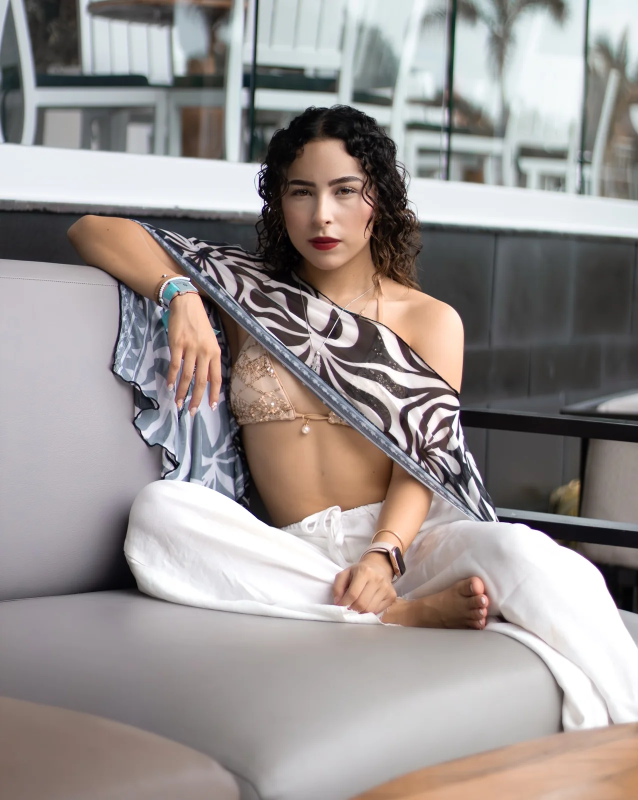
#> input picture assets/instagram/0691c1a207ac7375-1600.webp, 1276 x 1600 px, given as the content of the folder ../assets/instagram/0691c1a207ac7375-1600.webp, which was not available (shown at 1/2 size)
$ python prepare-images.py ../assets/instagram/0691c1a207ac7375-1600.webp
#> lines starting #> are read from the running program, lines starting #| are printed output that depends on the picture
"""Prepare local Instagram references without altering composition or color.

Usage: python scripts/prepare-images.py <download-folder> [<download-folder> ...]
Requires Pillow. Files must have a stable, unique stem (the browser asset ID).
Generated WebP names are used by the site's portfolio data.
"""

import argparse
import json
from pathlib import Path

from PIL import Image, ImageDraw, ImageFont, ImageOps


def main():
    parser = argparse.ArgumentParser(description=__doc__)
    parser.add_argument("sources", nargs="+", type=Path)
    parser.add_argument("--output", type=Path, default=Path("assets/instagram"))
    args = parser.parse_args()
    args.output.mkdir(parents=True, exist_ok=True)
    records = []
    seen = set()
    for folder in args.sources:
        manifest_path = folder / "manifest.json"
        if manifest_path.exists():
            manifest = json.loads(manifest_path.read_text(encoding="utf-8"))
            inputs = [Path(asset["path"]) for asset in manifest["assets"] if asset.get("kind") == "image"]
        else:
            inputs = sorted(p for p in folder.iterdir() if p.suffix.lower() in {".jpg", ".jpeg", ".webp", ".png"})
        for source in inputs:
            if source.stem in seen:
                continue
            seen.add(source.stem)
            with Image.open(source) as original:
#> original is the input picture: PIL image 1276x1600 RGB; mean R, G, B 153.9, 147.3, 145.4
                photo = ImageOps.exif_transpose(original).convert("RGB")
                record = {"id": source.stem, "originalWidth": photo.width, "originalHeight": photo.height, "variants": []}
                for max_size in (800, 1600):
                    resized = photo.copy()
                    resized.thumbnail((max_size, max_size), Image.Resampling.LANCZOS)
                    target = args.output / f"{source.stem}-{max_size}.webp"
                    resized.save(target, "WEBP", quality=84, method=6, icc_profile=original.info.get("icc_profile", b""))
                    record["variants"].append({"file": target.name, "width": resized.width, "height": resized.height, "bytes": target.stat().st_size})
#> this loop made 2 passes
#> pass 1, in main, `resized.save(target, "WEBP", quality=84, method=6, icc_profile=origina..`:
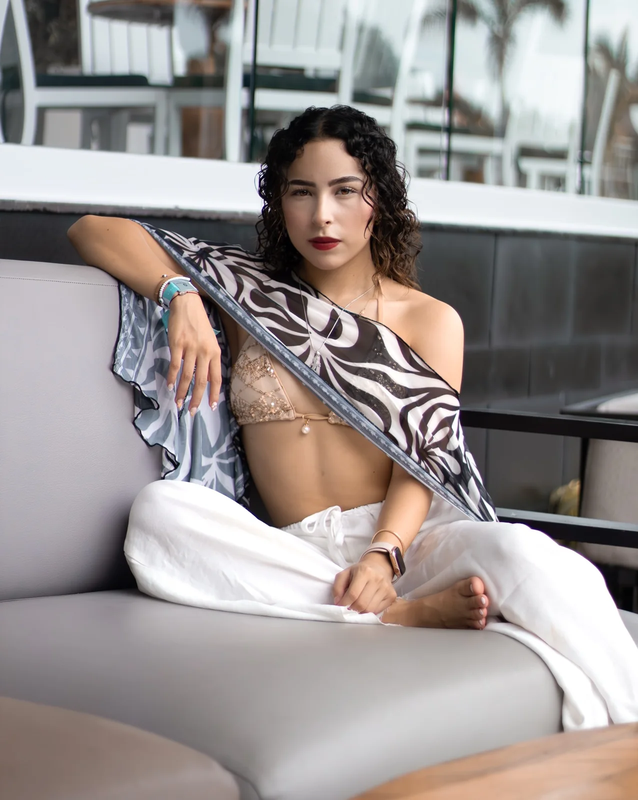
#> saved as 0691c1a207ac7375-1600-800.webp: PIL image 638x800 RGB; mean R, G, B 153.9, 147.3, 145.4
                records.append(record)
    # The sheet is an internal review artifact. Images are contained, never cropped.
    cols, cell_width, cell_height = 4, 340, 300
    rows = (len(records) + cols - 1) // cols
#> rows = 1
    sheet = Image.new("RGB", (cols * cell_width, rows * cell_height), "#f0ece5")
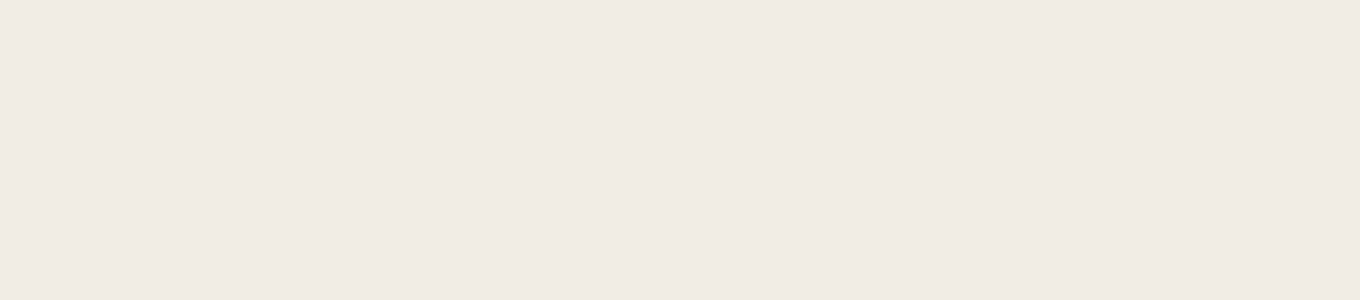
#> sheet: PIL image 1360x300 RGB; mean R, G, B 240, 236, 229
    draw = ImageDraw.Draw(sheet)
    try:
        font = ImageFont.truetype("C:/Windows/Fonts/consola.ttf", 18)
    except OSError:
        font = ImageFont.load_default()
    for i, record in enumerate(records):
        left, top = (i % cols) * cell_width, (i // cols) * cell_height
#> left = 0; top = 0
        with Image.open(args.output / record["variants"][0]["file"]) as photo:
            photo.thumbnail((cell_width - 24, cell_height - 46), Image.Resampling.LANCZOS)
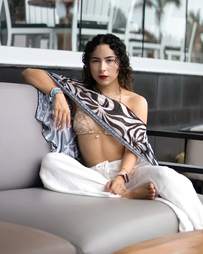
#> photo: PIL image 203x254 RGB; mean R, G, B 153.8, 147.4, 145.2
            sheet.paste(photo, (left + (cell_width - photo.width) // 2, top + 8 + (cell_height - 46 - photo.height) // 2))
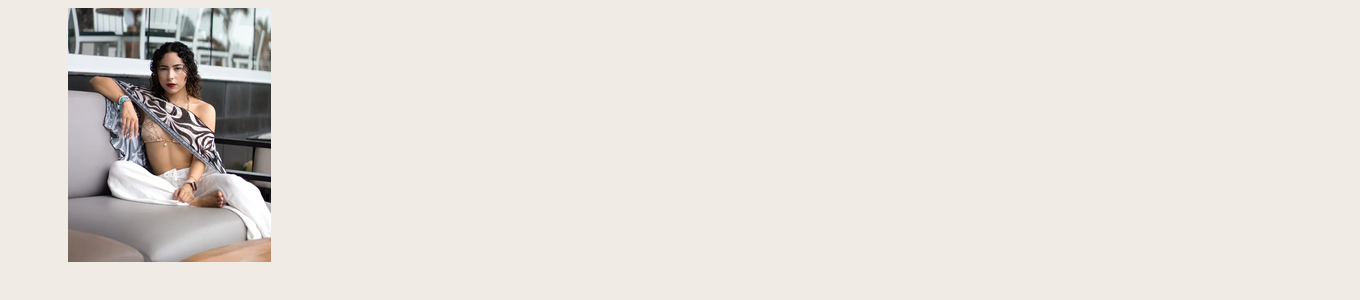
#> sheet: PIL image 1360x300 RGB; mean R, G, B 229.1, 224.8, 218.4
        draw.text((left + 12, top + cell_height - 30), f"{i + 1:02}  {record['id']}", font=font, fill="#25221d")
    sheet_path = args.output / "contact-sheet.jpg"
    sheet.save(sheet_path, quality=90)
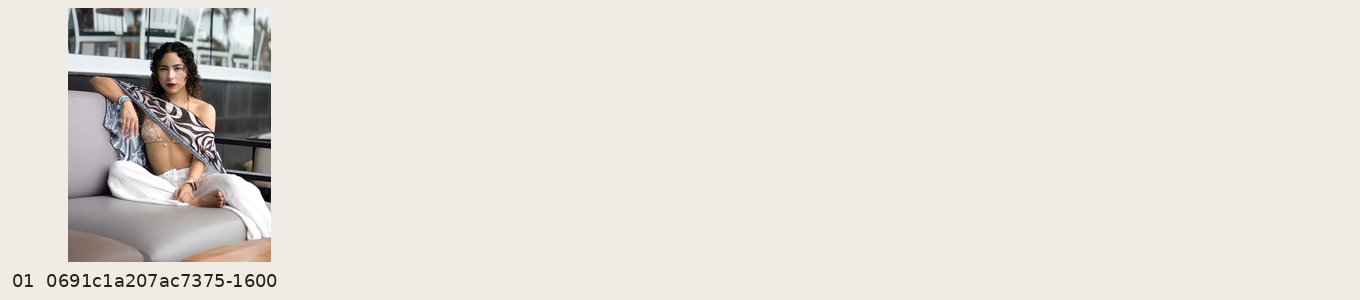
#> saved as contact-sheet.jpg: PIL image 1360x300 RGB; mean R, G, B 228.6, 224.3, 217.9
    inventory_path = args.output / "inventory.json"
    inventory_path.write_text(json.dumps(records, indent=2) + "\n", encoding="utf-8")
    print(json.dumps({"images": len(records), "webpBytes": sum(v["bytes"] for record in records for v in record["variants"]), "contactSheet": str(sheet_path.resolve()), "inventory": str(inventory_path.resolve())}, indent=2))
#| {
#|   "images": 1,
#|   "webpBytes": 147692,
#|   "contactSheet": "scripts/assets/instagram/contact-sheet.jpg",
#|   "inventory": "scripts/assets/instagram/inventory.json"
#| }


if __name__ == "__main__":
    main()

$ run again, on assets/instagram/10ba6964bfd55850-1600.webp
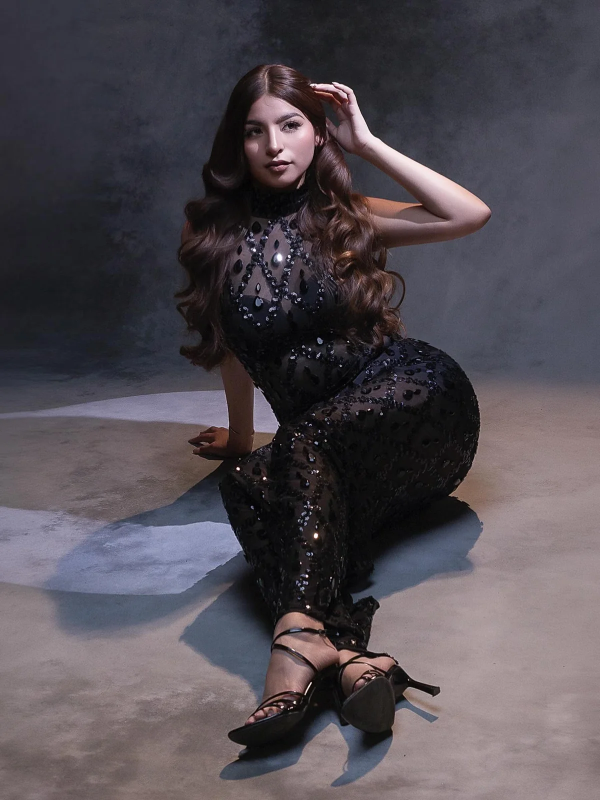
#> input picture assets/instagram/10ba6964bfd55850-1600.webp, 1200 x 1600 px, given as the content of the folder ../assets/instagram/10ba6964bfd55850-1600.webp, which was not available (shown at 1/2 size)
#> in main, original is the input picture: PIL image 1200x1600 RGB; mean R, G, B 81.8, 75.7, 81.9
#> in main, `sheet.paste(photo, (left + (cell_width - photo.width) // 2, top + 8 + ..`:
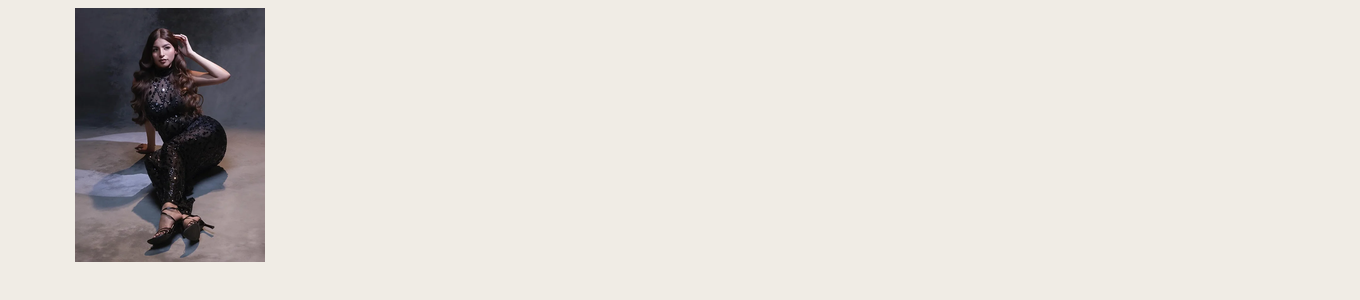
#> sheet: PIL image 1360x300 RGB; mean R, G, B 221.3, 217, 211.6
#> in main, `sheet.save(sheet_path, quality=90)`:
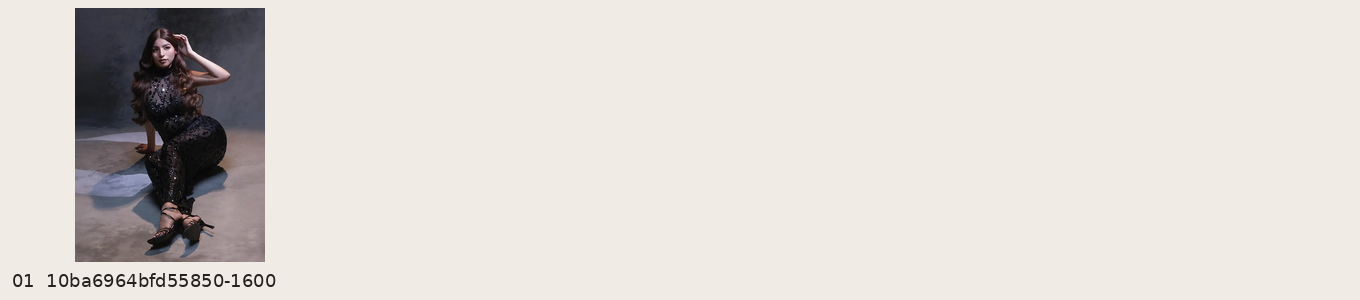
#> saved as contact-sheet.jpg: PIL image 1360x300 RGB; mean R, G, B 220.7, 216.5, 211
#| {
#|   "images": 1,
#|   "webpBytes": 184090,
#|   "contactSheet": "scripts/assets/instagram/contact-sheet.jpg",
#|   "inventory": "scripts/assets/instagram/inventory.json"
#| }

$ run again, on assets/instagram/10c82cf5bf288652-1600.webp
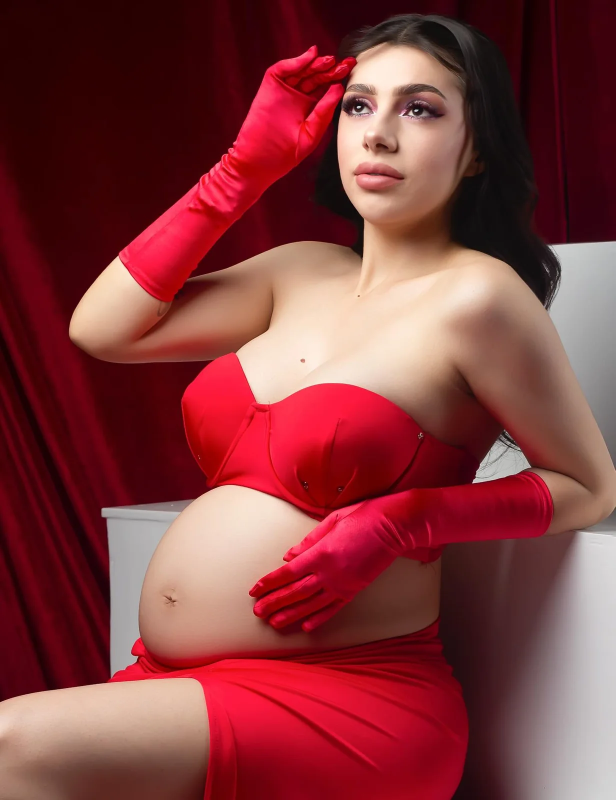
#> input picture assets/instagram/10c82cf5bf288652-1600.webp, 1231 x 1600 px, given as the content of the folder ../assets/instagram/10c82cf5bf288652-1600.webp, which was not available (shown at 1/2 size)
#> in main, original is the input picture: PIL image 1231x1600 RGB; mean R, G, B 129.8, 58.7, 60.8
#> in main, `sheet.paste(photo, (left + (cell_width - photo.width) // 2, top + 8 + ..`:
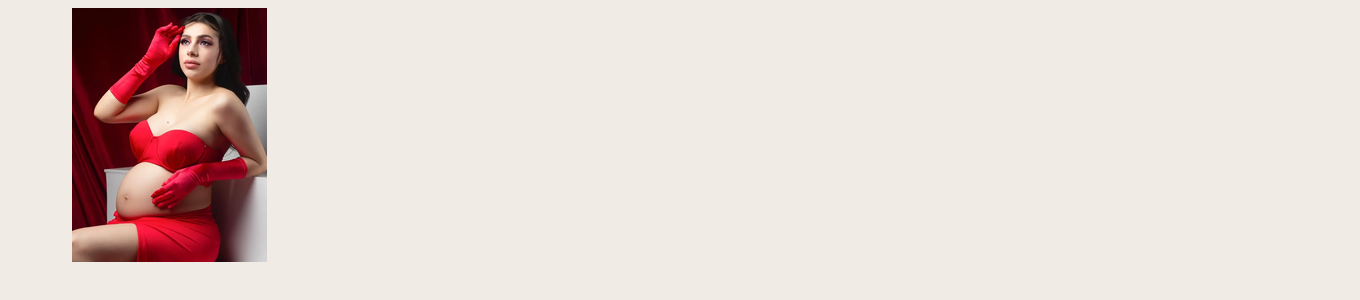
#> sheet: PIL image 1360x300 RGB; mean R, G, B 226.6, 214.5, 208.6
#> in main, `sheet.save(sheet_path, quality=90)`:
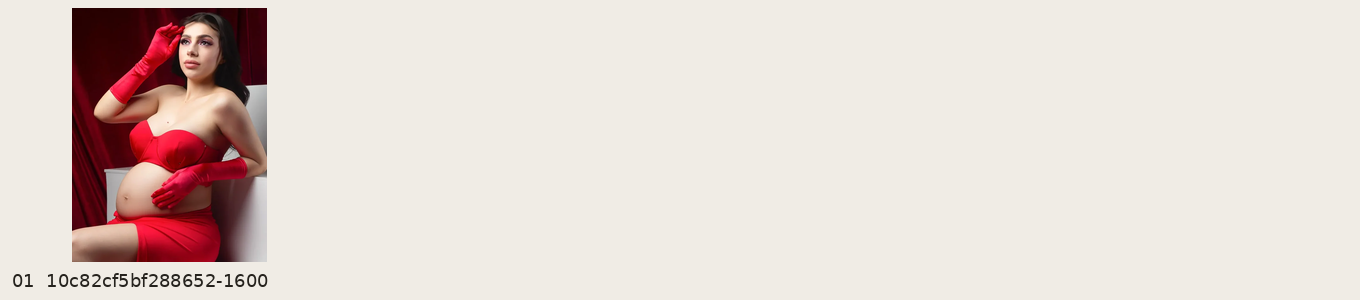
#> saved as contact-sheet.jpg: PIL image 1360x300 RGB; mean R, G, B 226.1, 213.9, 208
#| {
#|   "images": 1,
#|   "webpBytes": 96496,
#|   "contactSheet": "scripts/assets/instagram/contact-sheet.jpg",
#|   "inventory": "scripts/assets/instagram/inventory.json"
#| }
